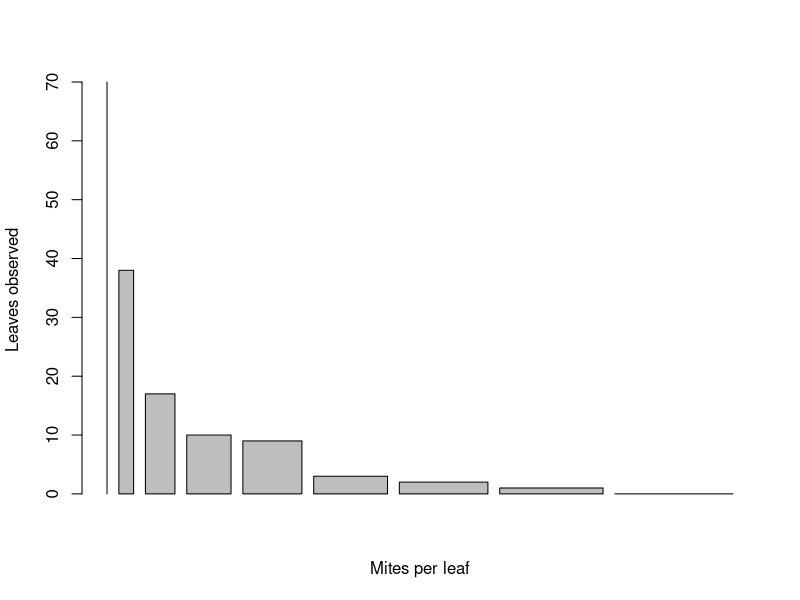

Recreate this plot in R. (Note: this script raises an error after producing the figure.)
## ---- chunk 1
knitr::opts_chunk$set(echo = TRUE)
## ---- chunk 2
integrand<-function(x){2/(x+1)^3}
integrate(integrand,0,3)
## ---- chunk 3
x<-c(0,1,2,3,4,5,6,7,8);y<-c(70,38,17,10,9,3,2,1,0)
expect.v<-vector()
for (i in 1:length(x)){
  expect.v<-append(expect.v,x[i]*y[i]/sum(y))
}
cat("The expected value of mites per leaf in this sample is",sum(expect.v))

## ---- chunk 4
bliss.fisher<-rep(x,y)
barplot(y,x, xlab = "Mites per leaf", ylab = "Leaves observed")
dev.off()
x<-c(0,1,2,3,4,5,6,7,8);y<-c(70,38,17,10,9,3,2,1,0)
# A <- c(0,1,2,3,4,5,6,7,8) # mites per leaf
# leaf<- c(70/150, 38/150, 17/150, 10/150, 9/150, 3/150, 2/150, 1/150, 0/150)
# mites.per.leaf<- sample(x=A, size=150, replace=TRUE, prob = leaf)
# hist(x=mites.per.leaf, breaks = 30, freq = TRUE)
# stand.dev<-sd(mites.per.leaf, na.rm = FALSE)


## ---- chunk 5
#am getting different standard errors, order matters?
sd(bliss.fisher)
x.bar
x.bar<-mean(bliss.fisher)
s<-numeric(length(bliss.fisher))
for(i in seq_along(bliss.fisher)){
  sa<-(bliss.fisher[i] -x.bar)**2
  s<-append(s,sa)
}
sigma<-sqrt(sum(s)/149)#############
sd(bliss.fisher)

standard.error<-sqrt((sigma**2)/150)
standard.error 
## ---- chunk 6
mites<-c(0,1,2,3,4,5,6,7,8)
observed.counts<-c(70,38,17,10,9,3,2,1,0)
probabilities.obser<-observed.counts/150
r.samp<-sample(mites,1000, replace=TRUE, observed.counts )
mean(r.samp)

## ---- chunk 7

rm(list=ls(all=TRUE))
walk.1<-function(steps.2=100){
  t.walk.1<-c()
  distance.a2<- abs(rnorm(100, mean = 0, sd = 1))
  for (i in 1:100) {
    if (rbinom(1,1, .5)==1){ 
      #t.walk<-sum(t.walk,distance[i])
      t.walk.1<- append(t.walk.1,distance.a2[i])
    }else{ 
      #t.walk<-sum(t.walk,-distance[i])
      t.walk.1<- append(t.walk.1,-distance.a2[i])
    }
  }
  return(sum(t.walk.1))
}
animal.1<-sapply(1:500, walk.1)
animal.1

library(MASS)
fitnorm.1<-fitdistr(animal.1, "normal")
hist1<-hist(animal.1, breaks = 30, freq = FALSE)
dnorm1<-dnorm(hist1$mids, mean = fitnorm.1$estimate[1] , sd= fitnorm.1$estimate[2])
lines(hist1$mids, dnorm1, col = "red")
cat("The estimated standard deveiation is",fitnorm.1$estimate[2])
cat("The estimated mean is",fitnorm.1$estimate[1])

## ---- chunk 8


rm(list=ls(all=TRUE))
take.2<-function(steps.2=100){
  t.walk.2<-c()
  distance.a2<- abs(rnorm(100, mean = 0, sd = 1))
  for (i in 1:100) {
    if (rbinom(1,1, .6)==1){ 
      t.walk.2<-sum(t.walk.2,distance.a2[i])
      #t.walk.2<- append(t.walk.2,distance.a2[i])
    }else{ 
      t.walk.2<-sum(t.walk.2,-distance.a2[i])
      #t.walk.2<- append(t.walk.2,-distance.a2[i])
    }
  }
  return(t.walk.2)
}
animal.2<-sapply(1:500, take.2)
hist2<-hist(animal.2, breaks = 30, freq = FALSE)
fitnorm.2<-fitdistr(animal.2, "normal")
dnorm2<-dnorm(hist2$mids, mean = fitnorm.2$estimate[1] , sd= fitnorm.2$estimate[2])
lines(hist2$mids, dnorm2, col = "red")
cat("The estimated standard deveiation is",fitnorm.2$estimate[2])
cat("The estimated mean is",fitnorm.2$estimate[1])
## ---- chunk 9
rm(list=ls(all=TRUE))
right.left<-c("right","left")
StepF<-function(p, direction){
  if (rbinom(1,1,p)== 1){
    return(direction)
  } else {
    return(right.left[right.left!=direction])
  }
}


random.walk<-function(num){
get.data<-list(d=c(), n=c())
distances<- abs(rnorm(100, mean = 0, sd = 1))
store<-list(st=c(), di=c())
net.distance<-c()
steps<-ifelse(rbinom(1,1, .5)==1, "right","left")
take<-c()

  for( i in 1:100){
    if (steps[i] == StepF(.6,steps[i]) ){
      steps[[i+1]]<-steps[i]
      net.distance<-sum(net.distance,distances[i])
      store$st<-append(store$st,steps[i])
      store$di<-append(store$di,distances[i])
    } else {
      steps[[i+1]]<-StepF(.5,steps[i])
      net.distance<-sum(net.distance,-distances[i])
      #store<-c(steps[i],distances[i])
      store$st<-append(store$st,steps[i])
      store$di<-append(store$di,-distances[i])
    }

  }

get.data$d<-append(get.data$d,net.distance)
get.data$n<-append(get.data$n,names(which.max(table(steps))))
#position<-c(names(which.max(table(steps))),net.distance)
#cat(i,position, "\n")
#take<-append(take,position)
#take<-append(take,store)#has everything
#take<-append(take,net.distance)
#take<-append(take,c(store,position))
#return(take)
return(list(get.data))
}
tt<-sapply(1:500, random.walk)
t.data<-unlist(lapply(tt, "[[", "d"))
hist.a3<-hist(unlist(lapply(tt, "[[", "d")),breaks = 30, freq = FALSE)


## ---- chunk 10
rm(list=ls(all=TRUE))
animal.4<-function(ff){
distances.a4<- abs(rcauchy(100,location = 0,scale = 2))
for (i in 1:100){
cap.distance.a4<-c()
    if (rbinom(1,1, .5)==1){ 
    cap.distance.a4<- sum(cap.distance.a4, distances.a4[i])
  }else{ 
    cap.distance.a4<- sum(cap.distance.a4,-distances.a4[i])
  }
}
return(cap.distance.a4)
}

animal.4.walks<-sapply(1:500, animal.4)

hist.a4<- hist(animal.4.walks, breaks = 30, freq = FALSE)
fit.a4<-fitdistr(animal.4.walks, "normal")
fit.a4
mean.a4<-fit.a4$estimate[1]
sd.a4<-fit.a4$estimate[2]
dnorm.a4<-dnorm(hist.a4$mids, mean = mean.a4 , sd =sd.a4)
lines(hist.a4$mids, dnorm.a4, col = "red")

